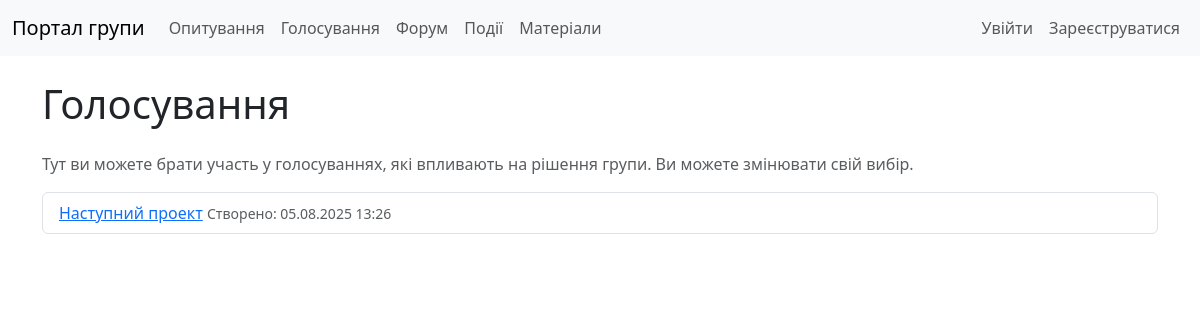
/voting/, run on an earlier commit of the app's database.
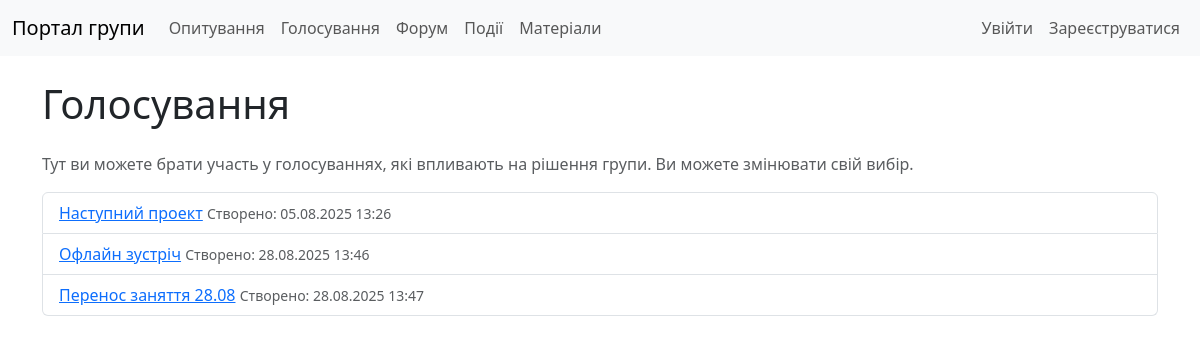
And on a later commit of the database.
### voting/models.py (models this page shows, shortened)
class Vote(models.Model):
    title = models.CharField(max_length=200)
    description = models.TextField(blank=True, null=True)
    created_by = models.ForeignKey(User, on_delete=models.CASCADE, related_name='votes')
    created_at = models.DateTimeField(auto_now_add=True)
    is_active = models.BooleanField(default=True)
    class Meta:
        verbose_name = 'Vote'
        verbose_name_plural = 'Votes'

### voting/views.py (the view)
# urls.py: path('', views.VoteListView.as_view(), name='vote_list'),
class VoteListView(ListView):
    model = Vote
    template_name = 'voting/vote_list.html'
    context_object_name = 'votes'
    def get_queryset(self):
        return Vote.objects.filter(is_active=True)

### templates/voting/vote_list.html (shortened to what this page needs)
{% extends 'base.html' %}
{% block content %}
    <h1 class="my-4">Голосування</h1>
    <p class="text-muted">Тут ви можете брати участь у голосуваннях, які впливають на рішення групи. Ви можете змінювати свій вибір.</p>
    {% if votes %}
        <ul class="list-group mb-4">
            {% for vote in votes %}
                <li class="list-group-item">
                    <a href="{% url 'voting:vote_detail' vote.pk %}">{{ vote.title }}</a>
                    <small class="text-muted">Створено: {{ vote.created_at|date:"d.m.Y H:i" }}</small>
                </li>
            {% endfor %}
        </ul>
    {% else %}
        <p class="alert alert-info">Наразі немає активних голосувань.</p>
    {% endif %}
{% endblock %}

What changed in the data, as far as the page shows it:
added Vote: title "Офлайн зустріч", created_at "28.08.2025 13:46"
added Vote: title "Перенос заняття 28.08", created_at "28.08.2025 13:47"
